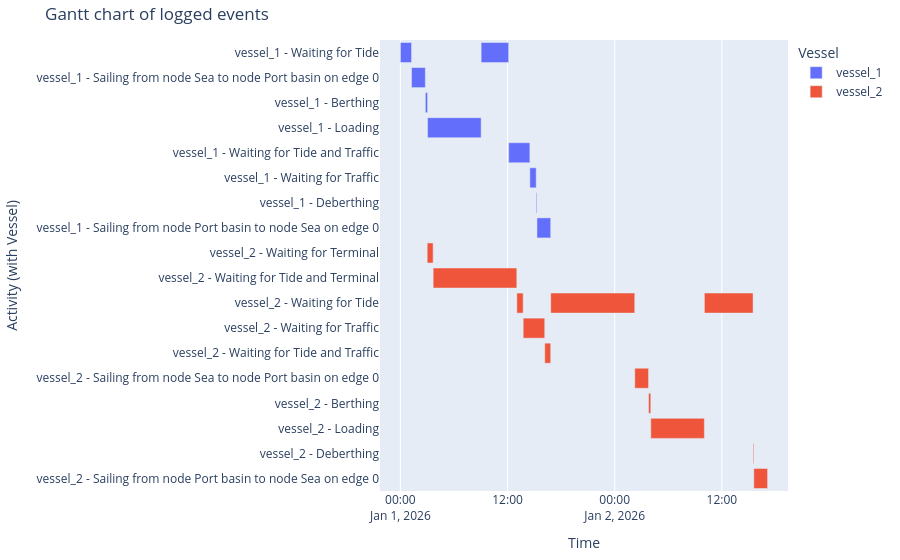

The notebook cell this image was saved under:
### Markdown cell above
###### Vessel processes
And the Gantt chart

### Code cell
df_eventtable = logbook2eventtable([vessel_1, vessel_2])
generate_vessel_gantt_chart(df_eventtable)

### Figure 1 — Plotly figure (JSON) as saved in the notebook; plotly's stock layout.template omitted (floating-point values rounded to 4 significant figures)
{"data": [{"base": ["2026-01-01T00:00:00.000000", "2026-01-01T01:15:00.000000", "2026-01-01T02:47:36.000000", "2026-01-01T03:02:36.000000", "2026-01-01T09:02:36.000000", "2026-01-01T12:07:25.000000", "2026-01-01T14:30:00.000000", "2026-01-01T15:12:36.000000", "2026-01-01T15:17:36.000000"], "hovertemplate": "object name=vessel_1<br>start time=%{base}<br>stop time=%{x}<br>activity label=%{y}<extra></extra>", "legendgroup": "vessel_1", "marker": {"color": "#636efa", "pattern": {"shape": ""}}, "name": "vessel_1", "orientation": "h", "showlegend": true, "textposition": "auto", "type": "bar", "x": [4500000, 5556000, 900000, 21600000, 11089000, 8555000, 2556000, 300000, 5556000], "xaxis": "x", "y": ["vessel_1 - Waiting for Tide", "vessel_1 - Sailing from node Sea to node Port basin on edge 0", "vessel_1 - Berthing", "vessel_1 - Loading", "vessel_1 - Waiting for Tide", "vessel_1 - Waiting for Tide and Traffic", "vessel_1 - Waiting for Traffic", "vessel_1 - Deberthing", "vessel_1 - Sailing from node Port basin to node Sea on edge 0"], "yaxis": "y"}, {"base": ["2026-01-01T03:00:00.000000", "2026-01-01T03:40:00.000000", "2026-01-01T13:02:24.000000", "2026-01-01T13:45:01.000000", "2026-01-01T16:10:00.000000", "2026-01-01T16:50:12.000000", "2026-01-02T02:15:00.000000", "2026-01-02T03:47:36.000000", "2026-01-02T04:02:36.000000", "2026-01-02T10:02:36.000000", "2026-01-02T15:30:00.000000", "2026-01-02T15:35:00.000000"], "hovertemplate": "object name=vessel_2<br>start time=%{base}<br>stop time=%{x}<br>activity label=%{y}<extra></extra>", "legendgroup": "vessel_2", "marker": {"color": "#EF553B", "pattern": {"shape": ""}}, "name": "vessel_2", "orientation": "h", "showlegend": true, "textposition": "auto", "type": "bar", "x": [2400000, 33744000, 2557000, 8699000, 2412000, 33888000, 5556000, 900000, 21600000, 19644000, 300000, 5556000], "xaxis": "x", "y": ["vessel_2 - Waiting for Terminal", "vessel_2 - Waiting for Tide and Terminal", "vessel_2 - Waiting for Tide", "vessel_2 - Waiting for Traffic", "vessel_2 - Waiting for Tide and Traffic", "vessel_2 - Waiting for Tide", "vessel_2 - Sailing from node Sea to node Port basin on edge 0", "vessel_2 - Berthing", "vessel_2 - Loading", "vessel_2 - Waiting for Tide", "vessel_2 - Deberthing", "vessel_2 - Sailing from node Port basin to node Sea on edge 0"], "yaxis": "y"}], "layout": {"barmode": "overlay", "legend": {"title": {"text": "Vessel"}, "tracegroupgap": 0}, "margin": {"b": 20, "l": 20, "r": 20, "t": 40}, "title": {"text": "Gantt chart of logged events"}, "xaxis": {"anchor": "y", "domain": [0, 1], "title": {"text": "Time"}, "type": "date"}, "yaxis": {"anchor": "x", "autorange": "reversed", "domain": [0, 1], "title": {"text": "Activity (with Vessel)"}}}}
